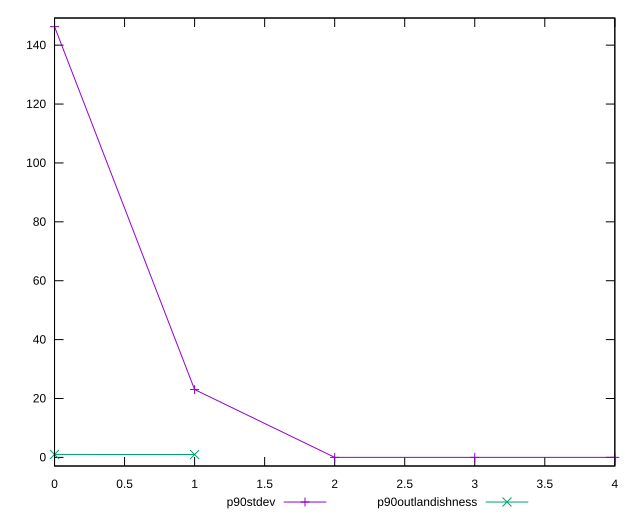

This figure's gnuplot source:
reset

$p90Stdev <<EOF
0 146.29581231098143
1 23.0355158082216
2 0
3 0
4 0
EOF

$p90Outlandishness <<EOF
0 1.0014246140431626
1 0.9680436809620713
EOF

set key outside below
set xrange [0:4]
set yrange [-2.9259162462196286:149.22172855720106]
set trange [-2.9259162462196286:149.22172855720106]
set terminal svg size 640, 520 enhanced background rgb 'white'
set output "report_00012_2021-02-09T11:01:39.952Z/uses-rel-preconnect/progression/stddev.svg"

plot $p90Stdev title "p90stdev" with linespoints, \
     $p90Outlandishness title "p90outlandishness" with linespoints

reset
